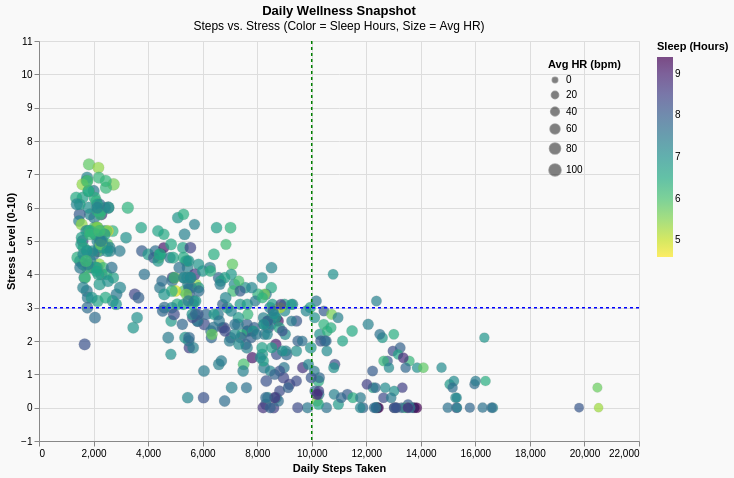

Write a Vega-Lite specification for this figure.
### Vega-Lite specification from a JSON file in a GitHub repository (floating-point values rounded to 4 significant figures; data arrays with more than 128 entries replaced by an {"elided": "..."} marker saying what was removed)
{"config": {"view": {"continuousWidth": 300, "continuousHeight": 300}}, "layer": [{"data": {"name": "data-627a1bbd689d72b1846b67a88ea8d05d"}, "mark": {"type": "point", "filled": true, "size": 100, "stroke": "gray", "strokeWidth": 0.2}, "encoding": {"color": {"field": "sleep_hours", "scale": {"reverse": true, "scheme": "viridis"}, "title": "Sleep (Hours)", "type": "quantitative"}, "size": {"field": "avg_heart_rate", "legend": {"orient": "top-right"}, "scale": {"range": [30, 150]}, "title": "Avg HR (bpm)", "type": "quantitative"}, "tooltip": [{"field": "user_id", "type": "nominal"}, {"field": "day_of_study", "type": "quantitative"}, {"field": "steps_taken", "type": "quantitative"}, {"field": "stress_level", "type": "quantitative"}, {"field": "sleep_hours", "type": "quantitative"}, {"field": "avg_heart_rate", "type": "quantitative"}, {"field": "primary_activity_profile", "type": "nominal"}], "x": {"field": "steps_taken", "scale": {"zero": false}, "title": "Daily Steps Taken", "type": "quantitative"}, "y": {"field": "stress_level", "scale": {"domain": [-0.5, 10.5]}, "title": "Stress Level (0-10)", "type": "quantitative"}}, "name": "view_3", "title": {"text": "Daily Wellness Snapshot", "subtitle": "Steps vs. Stress (Color = Sleep Hours, Size = Avg HR)"}}, {"data": {"name": "data-a0c2af2501431988ba5f05398f85b422"}, "mark": {"type": "rule", "color": "green", "size": 1.5, "strokeDash": [3, 3]}, "encoding": {"x": {"field": "target_steps", "type": "quantitative"}}}, {"data": {"name": "data-a7bb6306a5d9f85ece6f5741e49ca6b0"}, "mark": {"type": "rule", "color": "blue", "size": 1.5, "strokeDash": [3, 3]}, "encoding": {"y": {"field": "low_stress", "type": "quantitative"}}}], "background": "#f9f9f9", "height": 400, "params": [{"name": "param_2", "select": {"type": "interval", "encodings": ["x"]}, "bind": "scales", "views": ["view_3"]}], "width": 600, "$schema": "https://vega.github.io/schema/vega-lite/v5.20.1.json", "datasets": {"data-627a1bbd689d72b1846b67a88ea8d05d": {"elided": "450 records"}, "data-a0c2af2501431988ba5f05398f85b422": [{"target_steps": 10000}], "data-a7bb6306a5d9f85ece6f5741e49ca6b0": [{"low_stress": 3}]}}
